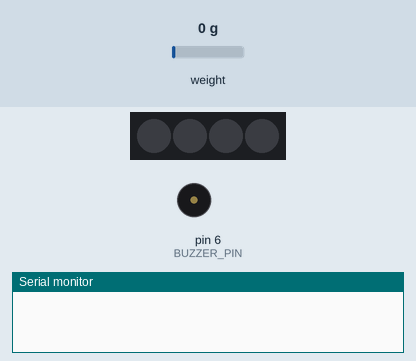
A sketch run on a simulated Arduino Uno, built with avr-gcc and run on an emulated ATmega328P. On the bench: 4 RGB LEDs in strip order, left to right, buzzer (waves = sounding), the last lines printed to the serial monitor. The inputs (shaded band) are chosen by the test bench; at power-on: weight on the scale 0 g.

Above: at 1.3 s.
1.4 s: weight on the scale set to 531 g
At 2.1 s:
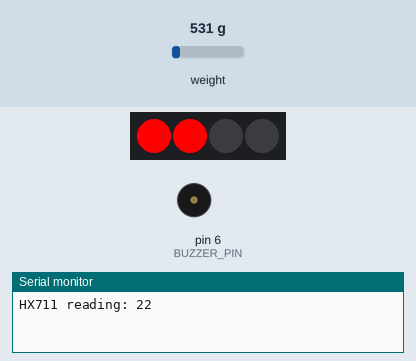
3.2 s: weight on the scale set to 610 g
At 3.6 s:
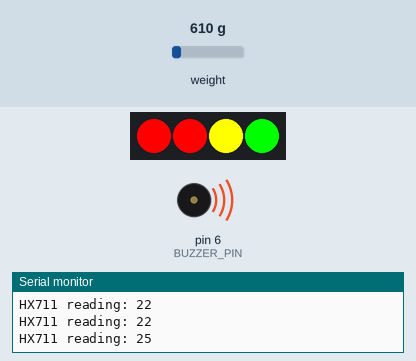
Timing chart, 0 to 6.2 s (numbered marks = the images above; inputs shaded):
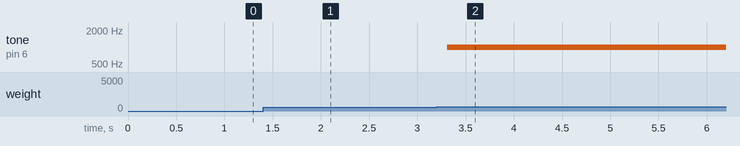

Measured:
- the behaviour switches between 571 and 572 g on weight on the scale (found by bisection; images 1 and 2)
- after the input at 3.2 s, tone on pin 6 (BUZZER_PIN): silent → 1000 Hz after 0.11 s

The sketch:

bizcon.ino
```cpp
/*
	Name:		bizcon.ino
	Created:	19-08-15 오후 2:20:57
	Author:		Kang Minkyu
*/

// the setup function runs once when you press reset or power the board
#include <Adafruit_NeoPixel.h>
#include <SoftwareSerial.h>
#include <HX711.h>
#ifdef __AVR__
#include <avr/power.h>
#endif
const int LOADCELL_DOUT_PIN = 2;
const int LOADCELL_SCK_PIN = 3;
const int BLUETOOTH_RX_PIN = 7;
const int BLUETOOTH_TX_PIN = 8;
const int NEOPIXEL_LED_PIN = 5;
const int BUZZER_PIN = 6;
#define NUMPIXELS 4

HX711 mHX711;
//SoftwareSerial mHM10(BLUETOOTH_RX_PIN, BLUETOOTH_TX_PIN);
Adafruit_NeoPixel pixels = Adafruit_NeoPixel(NUMPIXELS, NEOPIXEL_LED_PIN, NEO_GRB + NEO_KHZ800);

long getPressure() {
	long pressure = -1;
	if (mHX711.is_ready()) {
		pressure = mHX711.read();
		pressure /= 10000;
	}
	else {
		Serial.println("HX711 not found.");
	}
	return pressure;
}

void setStripLed(int cnt) {
	for (int i = 0; i < NUMPIXELS; i++) {
		if (i < cnt) {
			switch (i)
			{
			case 0:
				pixels.setPixelColor(i, pixels.Color(255, 0, 0));
				break;
			case 1:
				pixels.setPixelColor(i, pixels.Color(255, 0, 0));
				break;
			case 2:
				pixels.setPixelColor(i, pixels.Color(255, 255, 0));
				break;
			case 3:
				pixels.setPixelColor(i, pixels.Color(0, 255, 0));
				break;
			}
		}
		else {
			pixels.setPixelColor(i, pixels.Color(0, 0, 0));
		}
		pixels.show();
	}
}

void setup() {
	Serial.begin(9600);
	mHX711.begin(LOADCELL_DOUT_PIN, LOADCELL_SCK_PIN);
	//mHM10.begin(9600);
	pixels.begin();
}

// the loop function runs over and over again until power down or reset
void loop() {
	/*if (mHM10.available()) {
		Serial.write(mHM10.read());
	}
	if (Serial.available()) {
		mHM10.write(Serial.read());
	}*/
	long reading = getPressure();
	if (reading > 0) {

		Serial.print("HX711 reading: ");
		//mHM10.print("HX711 reading: ");
		Serial.println(reading);
		//mHM10.write(reading);
		//mHM10.write("\n");

		if (reading <= 20) {
			setStripLed(0);
			noTone(BUZZER_PIN);
		}
		else if (reading <= 21) {
			setStripLed(1);
			noTone(BUZZER_PIN);
		}
		else if (reading <= 22) {
			setStripLed(2);
			noTone(BUZZER_PIN);
		}
		else if (reading <= 23) {
			setStripLed(3);
			noTone(BUZZER_PIN);
		}
		else {
			setStripLed(4);
			tone(BUZZER_PIN, 1000);
		}
	}
	delay(300);
}
```
